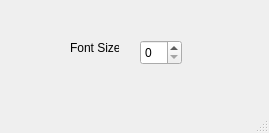
<?xml version="1.0" encoding="UTF-8"?>
<ui version="4.0">
 <class>MainWindow</class>
 <widget class="QMainWindow" name="MainWindow">
  <property name="geometry">
   <rect>
    <x>0</x>
    <y>0</y>
    <width>269</width>
    <height>133</height>
   </rect>
  </property>
  <property name="windowTitle">
   <string>MainWindow</string>
  </property>
  <widget class="QWidget" name="centralwidget">
   <widget class="QLabel" name="label">
    <property name="geometry">
     <rect>
      <x>70</x>
      <y>40</y>
      <width>49</width>
      <height>16</height>
     </rect>
    </property>
    <property name="text">
     <string>Font Size: </string>
    </property>
   </widget>
   <widget class="QSpinBox" name="spinBox">
    <property name="geometry">
     <rect>
      <x>140</x>
      <y>40</y>
      <width>42</width>
      <height>25</height>
     </rect>
    </property>
   </widget>
  </widget>
  <widget class="QMenuBar" name="menubar">
   <property name="geometry">
    <rect>
     <x>0</x>
     <y>0</y>
     <width>269</width>
     <height>21</height>
    </rect>
   </property>
  </widget>
  <widget class="QStatusBar" name="statusbar"/>
 </widget>
 <resources/>
 <connections/>
</ui>
